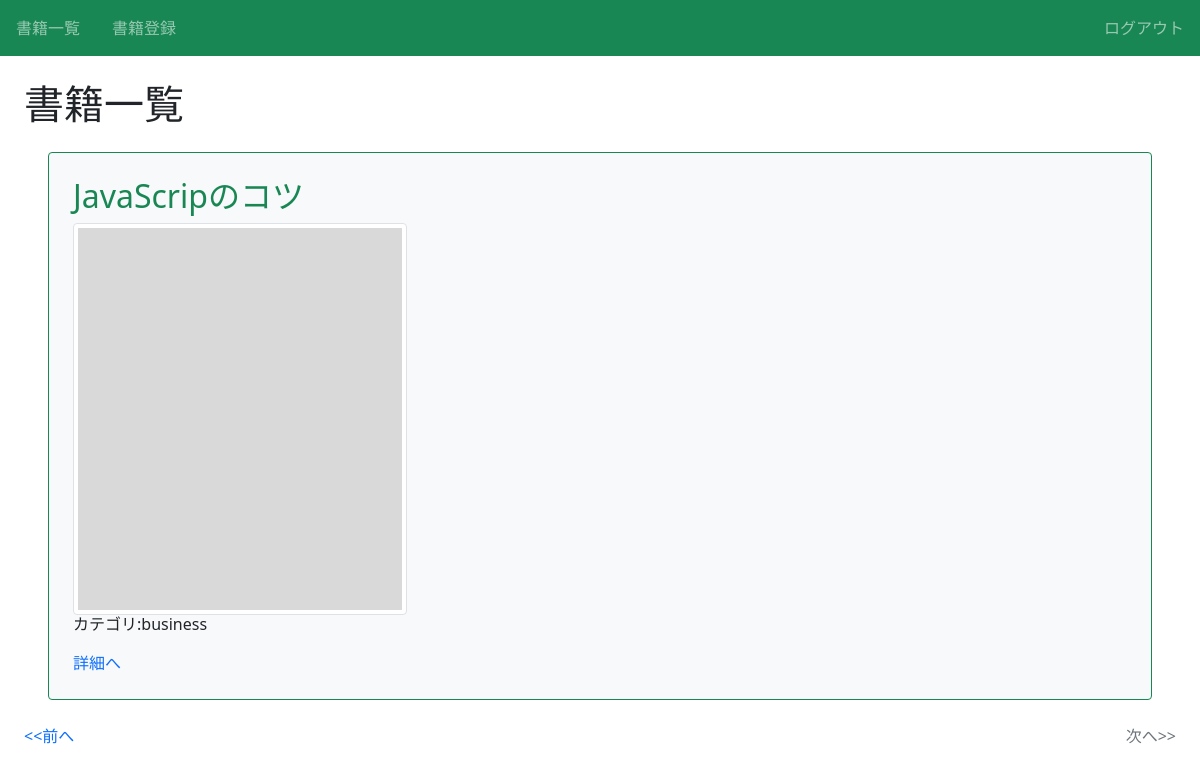
The app's page /book/?page=3 (signed in) with its own data.
### book/models.py (models this page shows, shortened)
class Book(models.Model):
    title = models.CharField(max_length=100)
    text = models.TextField()
    thumbnail = models.ImageField(null=True,blank=True)
    category = models.CharField(
        max_length=100,
        choices = CATEGORY
        )
    user = models.ForeignKey('auth.User',on_delete=models.CASCADE)

### book/views.py (the view)
# urls.py: path('book/',views.ListBookView.as_view(),name='list-book'),
class ListBookView(LoginRequiredMixin,ListView):
    template_name = 'book/book_list.html'
    model = Book
    paginate_by = ITEM_PER_PAGE

### book/templates/book/book_list.html (shortened to what this page needs)
{% extends 'base.html' %}
{% block h1 %}書籍一覧{% endblock %}
{% block content %}
  {% for item in object_list %}
  <div class="p-4 m-4 bg-light border border-success rounded">
    <h2 class="text-success">{{ item.title }}</h2>
    {% if item.thumbnail %}
      <img src="{{ item.thumbnail.url }}" class="img-thumbnail">
    {% else %}
      <p>No image available</p>
    {% endif %}
    <h6>カテゴリ:{{ item.category }}</h6>
    <div class="mt-3">
        <a href="{% url 'detail-book' item.pk %}">詳細へ</a>
    </div>
  </div>
  {% endfor %}
  {% include 'book/components/pagination.html' %}
{% endblock content %}

### book/static/book/css/style.css (style rules this page uses)
a { text-decoration: none; }

### records on screen
Book: title "JavaScripのコツ", thumbnail (picture), category "business"
